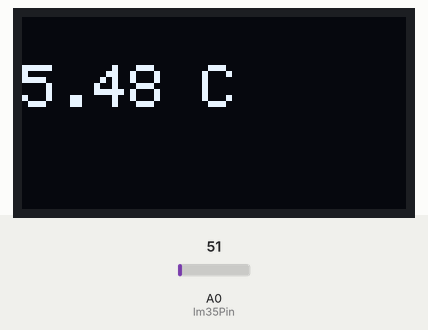
This sketch was run on a simulated Arduino Uno, built with avr-gcc and run on an emulated ATmega328P. Parts: 128×64 one-colour display. The test bench sets the inputs (shaded band); at power-on: A0 (lm35Pin) = 51. What the sketch prints to the serial monitor is not drawn.

Above: at 2.2 s.
2.3 s: A0 (lm35Pin) set to 61
At 4.3 s:
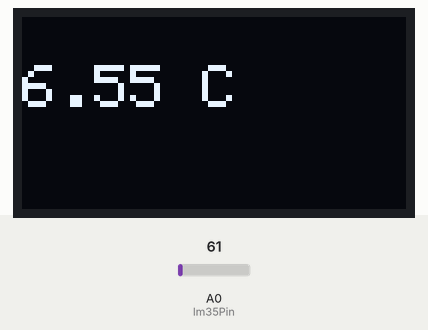
4.6 s: A0 (lm35Pin) set to 71
At 5.5 s:
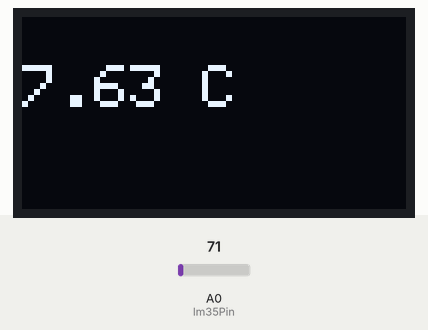
6.6 s: A0 (lm35Pin) set to 86
At 7.8 s:
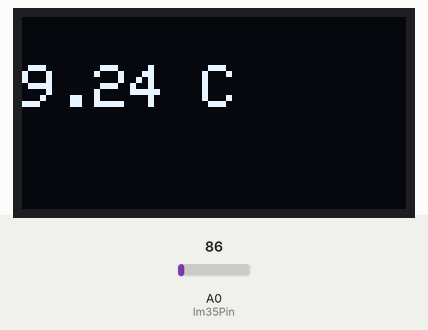
Timing chart, 0 to 9.6 s (numbered marks = the images above; inputs shaded):
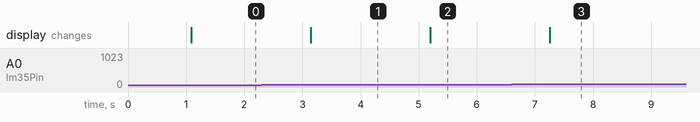

The sketch:

lm35_oled.ino
```cpp
#include <Wire.h>
#include <Adafruit_GFX.h>
#include <Adafruit_SSD1306.h>

#define SCREEN_WIDTH 128
#define SCREEN_HEIGHT 64

#define OLED_RESET -1
Adafruit_SSD1306 display(SCREEN_WIDTH, SCREEN_HEIGHT, &Wire, OLED_RESET);

const int lm35Pin = A0; // LM35 analog pin

void setup() {
  Serial.begin(9600);

  // Initialize the OLED display with I2C address 0x3C
  if(!display.begin(SSD1306_SWITCHCAPVCC, 0x3C)) {
    Serial.println(F("SSD1306 allocation failed"));
    for(;;);
  }

  display.clearDisplay();
  display.setTextColor(SSD1306_WHITE);
  display.setTextSize(1);
  display.setCursor(0,0);
  display.println("Temperature:");
  display.display();
  delay(1000);
}

void loop() {

  int sensorValue = analogRead(lm35Pin);


  float temperature = sensorValue / 9.31;

  // Display temperature on Serial Monitor
  Serial.print("Temperature: ");
  Serial.print(temperature);
  Serial.println(" °C");

  // Display temperature on OLED display
  display.clearDisplay();
  display.setTextSize(2);
  display.setCursor(0,16);
  display.print(temperature);
  display.print(" C");
  display.display();

  delay(1000);
}
```

Measured:
- after the input at 2.3 s, the display: changes after 0.84 s (image 1)
- after the input at 4.6 s, the display: changes after 0.60 s (image 2)
- after the input at 6.6 s, the display: changes after 0.65 s (image 3)
